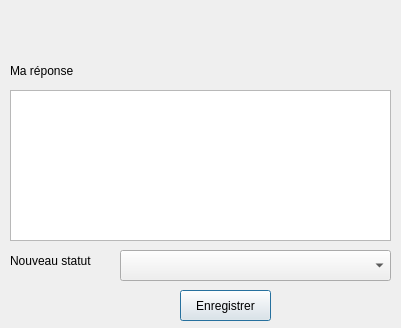
<?xml version="1.0" encoding="UTF-8"?>
<ui version="4.0">
 <class>ReplyReportView</class>
 <widget class="QDialog" name="ReplyReportView">
  <property name="geometry">
   <rect>
    <x>0</x>
    <y>0</y>
    <width>401</width>
    <height>328</height>
   </rect>
  </property>
  <property name="windowTitle">
   <string>Répondre au(x) signalement(s)</string>
  </property>
  <widget class="QComboBox" name="StatutItemsSourceComboBox">
   <property name="geometry">
    <rect>
     <x>120</x>
     <y>250</y>
     <width>271</width>
     <height>31</height>
    </rect>
   </property>
  </widget>
  <widget class="QPushButton" name="btn_sendResponse">
   <property name="geometry">
    <rect>
     <x>180</x>
     <y>290</y>
     <width>91</width>
     <height>31</height>
    </rect>
   </property>
   <property name="text">
    <string>Enregistrer</string>
   </property>
  </widget>
  <widget class="QLabel" name="lbl_newStatut">
   <property name="geometry">
    <rect>
     <x>10</x>
     <y>240</y>
     <width>111</width>
     <height>41</height>
    </rect>
   </property>
   <property name="font">
    <font>
     <pointsize>9</pointsize>
    </font>
   </property>
   <property name="toolTip">
    <string>&lt;html&gt;&lt;head/&gt;&lt;body&gt;&lt;p&gt;A propos des statuts de réponse&lt;/p&gt;&lt;p&gt;&lt;br/&gt;&lt;/p&gt;&lt;p&gt;En cours de traitement : le signalement est en cours d'analyse ou de traitement par un responsable.&lt;/p&gt;&lt;p&gt;&lt;br/&gt;&lt;/p&gt;&lt;p&gt;En attente de saisie : la prise en compte effective du signalement nécessite un laps de temps plus long (attente de passage terrain par exemple). La mise à jour des données est donc différée.&lt;/p&gt;&lt;p&gt;&lt;br/&gt;&lt;/p&gt;&lt;p&gt;Pris en compte : le signalement est clos et a été pris en compte dans nos données.&lt;/p&gt;&lt;p&gt;&lt;br/&gt;&lt;/p&gt;&lt;p&gt;Déjà pris en compte : le signalement est clos. Aucune modification n'a été faite dans les données car la mise à jour avait déjà été faite par ailleurs.&lt;/p&gt;&lt;p&gt;&lt;br/&gt;&lt;/p&gt;&lt;p&gt;Rejeté (hors spéc.) : le signalement est clos et n'a pas été pris en compte car il n'entre pas dans le champs des spécifications des données.&lt;/p&gt;&lt;p&gt;&lt;br/&gt;&lt;/p&gt;&lt;p&gt;Rejeté (hors de propos) : le signalement est clos et n'a pas été pris en compte car hors de propos par rapport aux données.&lt;/p&gt;&lt;p&gt;&lt;br/&gt;&lt;/p&gt;&lt;p&gt;&lt;br/&gt;&lt;/p&gt;&lt;p&gt;La clôture d'un signalement (un des 4 derniers statuts) nécessite l'intervention d'un valideur : votre gestionnaire de groupe. Le statut du signalement restera à en attente de validation tant qu'il n'aura pas validé votre réponse.&lt;/p&gt;&lt;p&gt;&lt;br/&gt;&lt;/p&gt;&lt;p&gt;Si le gestionnaire de groupe l'a autorisé, la clôture du signalement peut également être automatique dès lors que vous choisissez un des 4 derniers statuts. &lt;/p&gt;&lt;/body&gt;&lt;/html&gt;</string>
   </property>
   <property name="text">
    <string>Nouveau statut</string>
   </property>
  </widget>
  <widget class="QLabel" name="lbl_response">
   <property name="geometry">
    <rect>
     <x>10</x>
     <y>55</y>
     <width>91</width>
     <height>31</height>
    </rect>
   </property>
   <property name="font">
    <font>
     <pointsize>9</pointsize>
    </font>
   </property>
   <property name="text">
    <string>Ma réponse</string>
   </property>
  </widget>
  <widget class="QLabel" name="lbl_numberReportLabel">
   <property name="geometry">
    <rect>
     <x>10</x>
     <y>15</y>
     <width>381</width>
     <height>31</height>
    </rect>
   </property>
   <property name="font">
    <font>
     <pointsize>10</pointsize>
    </font>
   </property>
   <property name="text">
    <string/>
   </property>
  </widget>
  <widget class="QPlainTextEdit" name="pte_NewResponse">
   <property name="geometry">
    <rect>
     <x>10</x>
     <y>90</y>
     <width>381</width>
     <height>151</height>
    </rect>
   </property>
   <property name="sizePolicy">
    <sizepolicy hsizetype="Fixed" vsizetype="Fixed">
     <horstretch>0</horstretch>
     <verstretch>0</verstretch>
    </sizepolicy>
   </property>
  </widget>
 </widget>
 <resources/>
 <connections/>
</ui>
